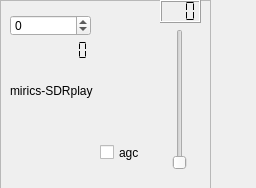
<?xml version="1.0" encoding="UTF-8"?>
<ui version="4.0">
 <class>sdrplayWidget</class>
 <widget class="QWidget" name="sdrplayWidget">
  <property name="geometry">
   <rect>
    <x>0</x>
    <y>0</y>
    <width>256</width>
    <height>188</height>
   </rect>
  </property>
  <property name="windowTitle">
   <string>SDRplay control</string>
  </property>
  <widget class="QFrame" name="frame">
   <property name="geometry">
    <rect>
     <x>0</x>
     <y>0</y>
     <width>211</width>
     <height>221</height>
    </rect>
   </property>
   <property name="frameShape">
    <enum>QFrame::StyledPanel</enum>
   </property>
   <property name="frameShadow">
    <enum>QFrame::Raised</enum>
   </property>
   <widget class="QLabel" name="label">
    <property name="geometry">
     <rect>
      <x>10</x>
      <y>80</y>
      <width>101</width>
      <height>21</height>
     </rect>
    </property>
    <property name="text">
     <string>mirics-SDRplay</string>
    </property>
   </widget>
   <widget class="QLabel" name="statusLabel">
    <property name="geometry">
     <rect>
      <x>16</x>
      <y>180</y>
      <width>121</width>
      <height>21</height>
     </rect>
    </property>
    <property name="text">
     <string/>
    </property>
   </widget>
   <widget class="QLCDNumber" name="api_version">
    <property name="geometry">
     <rect>
      <x>20</x>
      <y>40</y>
      <width>91</width>
      <height>21</height>
     </rect>
    </property>
    <property name="lineWidth">
     <number>0</number>
    </property>
    <property name="segmentStyle">
     <enum>QLCDNumber::Flat</enum>
    </property>
   </widget>
   <widget class="QSlider" name="gainSlider">
    <property name="geometry">
     <rect>
      <x>170</x>
      <y>29</y>
      <width>20</width>
      <height>141</height>
     </rect>
    </property>
    <property name="orientation">
     <enum>Qt::Vertical</enum>
    </property>
   </widget>
   <widget class="QLCDNumber" name="gainDisplay">
    <property name="geometry">
     <rect>
      <x>160</x>
      <y>0</y>
      <width>41</width>
      <height>23</height>
     </rect>
    </property>
    <property name="digitCount">
     <number>3</number>
    </property>
    <property name="segmentStyle">
     <enum>QLCDNumber::Flat</enum>
    </property>
   </widget>
   <widget class="QCheckBox" name="agcControl">
    <property name="geometry">
     <rect>
      <x>100</x>
      <y>140</y>
      <width>51</width>
      <height>25</height>
     </rect>
    </property>
    <property name="text">
     <string>agc</string>
    </property>
   </widget>
   <widget class="QSpinBox" name="ppmControl">
    <property name="geometry">
     <rect>
      <x>10</x>
      <y>15</y>
      <width>81</width>
      <height>21</height>
     </rect>
    </property>
    <property name="minimum">
     <number>-200</number>
    </property>
    <property name="maximum">
     <number>200</number>
    </property>
   </widget>
  </widget>
 </widget>
 <resources/>
 <connections/>
</ui>
